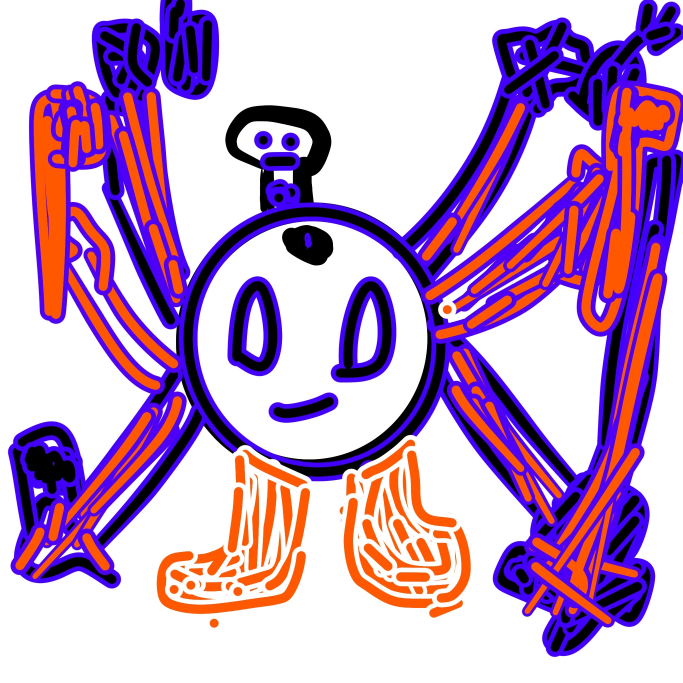
#> input picture Ruogu Painting/1.jpg, 2048 x 2048 px (shown at 1/3 size); its folder holds 4 pictures in this run
$ python fix_missing_cutouts.py
#> lines starting #> are read from the running program, lines starting #| are printed output that depends on the picture
#> in main, image is the input picture: PIL image 2048x2048 RGB; mean R, G, B 193, 157.5, 195.1
from pathlib import Path

from PIL import Image


ROOT = Path(__file__).resolve().parents[1].parent
SRC_DIR = ROOT / "Ruogu Painting"
OUT_DIR = SRC_DIR / "cutouts"
MISSING = (1, 2, 4, 5, 6, 10)
WHITE_THRESHOLD = 238
PAD = 12
MAX_SIDE = 700


def make_transparent(img: Image.Image) -> Image.Image:
    img = img.convert("RGBA")
    pixels = img.load()
    width, height = img.size
#> width = 2048; height = 2048
    for y in range(height):
        for x in range(width):
            red, green, blue, alpha = pixels[x, y]
            if red >= WHITE_THRESHOLD and green >= WHITE_THRESHOLD and blue >= WHITE_THRESHOLD:
                pixels[x, y] = (red, green, blue, 0)
    return img


def crop_alpha(img: Image.Image) -> Image.Image:
    bbox = img.getbbox()
#> bbox = (23, 0, 2048, 1972)
    if not bbox:
        return img
    left, top, right, bottom = bbox
#> left = 23; top = 0; right = 2048; bottom = 1972
    left = max(0, left - PAD)
#> left = 11
    top = max(0, top - PAD)
    right = min(img.width, right + PAD)
    bottom = min(img.height, bottom + PAD)
#> bottom = 1984
    return img.crop((left, top, right, bottom))
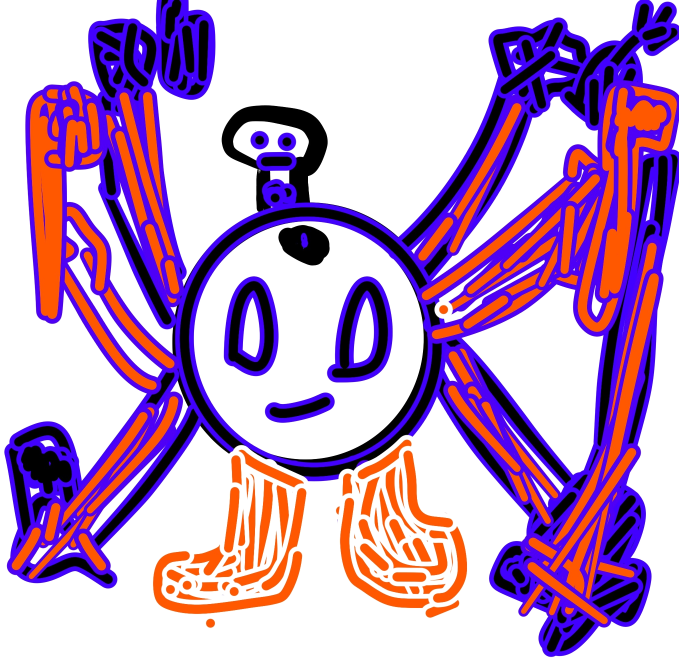
#> returned value: PIL image 2037x1984 RGBA (shown at 1/3 size); mean R, G, B, A 190.6, 153.8, 192.8, 116.5; transparent parts drawn white


def downscale(img: Image.Image) -> Image.Image:
    largest = max(img.size)
#> largest = 2037
    if largest <= MAX_SIDE:
        return img
    scale = MAX_SIDE / largest
#> scale = 0.344
    size = (int(img.width * scale), int(img.height * scale))
#> size = (700, 681)
    return img.resize(size, Image.Resampling.LANCZOS)
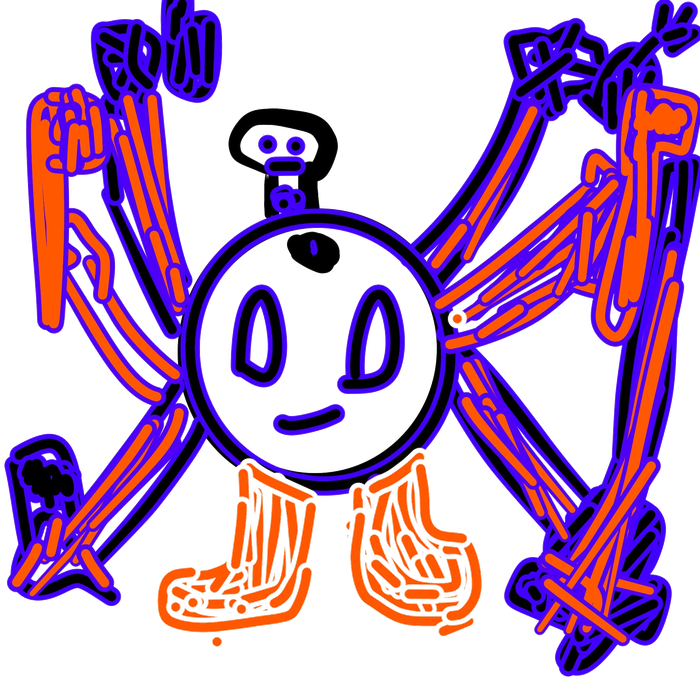
#> returned value: PIL image 700x681 RGBA; mean R, G, B, A 62, 24.3, 65.2, 116.4; transparent parts drawn white


def main() -> None:
    OUT_DIR.mkdir(exist_ok=True)
    made = []
    skipped = []

    for number in MISSING:
        source = SRC_DIR / f"{number}.jpg"
        target = OUT_DIR / f"{number}_cutout.png"
        if target.exists():
            skipped.append(target.name)
            continue
        if not source.exists():
            raise FileNotFoundError(source)

        image = Image.open(source)
        image = make_transparent(image)
        image = crop_alpha(image)
        image = downscale(image)
        image.save(target)
        made.append(f"{target.name} {image.width}x{image.height}")
#> pass 2 of the loop in main, `for number in MISSING:`:
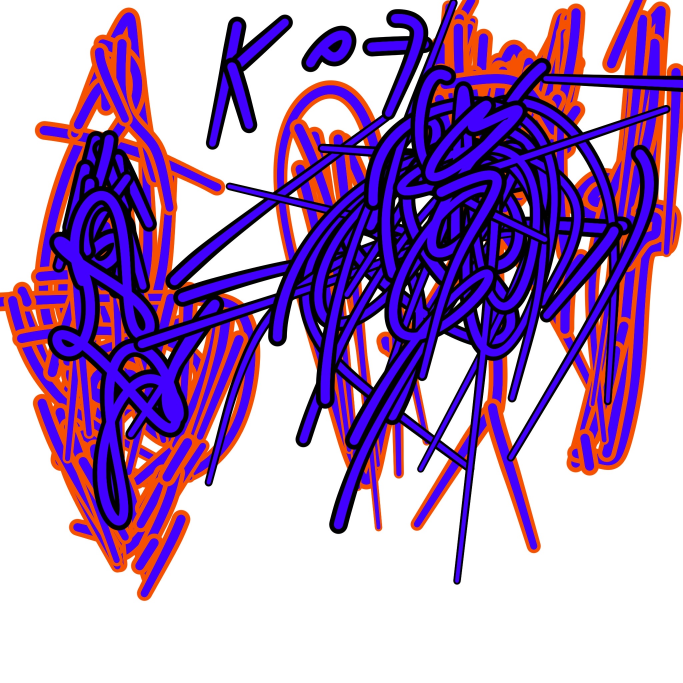
#> input picture Ruogu Painting/2.jpg, 2048 x 2048 px (shown at 1/3 size)
#> in main, image is the input picture: PIL image 2048x2048 RGB; mean R, G, B 174.4, 140.4, 192.4
#> image: PIL image 2048x2048 RGBA
#> bbox = (0, 0, 2048, 1804)
#> in crop_alpha (call 2), `left, top, right, bottom = bbox`: left = 0; bottom = 1804
#> in crop_alpha (call 2), `bottom = min(img.height, bottom + PAD)`: bottom = 1816
#> in crop_alpha (call 2), `return img.crop((left, top, right, bottom))`:
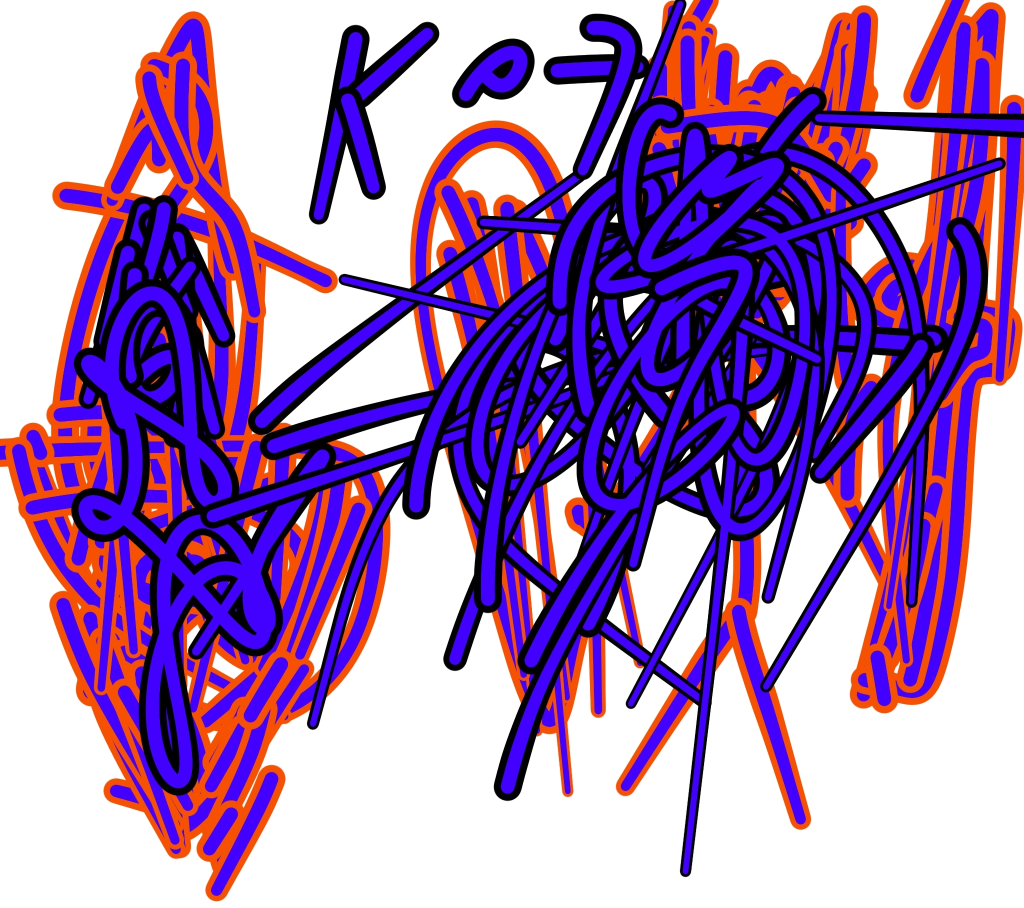
#> returned value: PIL image 2048x1816 RGBA (shown at 1/2 size); mean R, G, B, A 164.1, 125.8, 184.5, 142.8; transparent parts drawn white
#> in downscale (call 2), `return img.resize(size, Image.Resampling.LANCZOS)`:
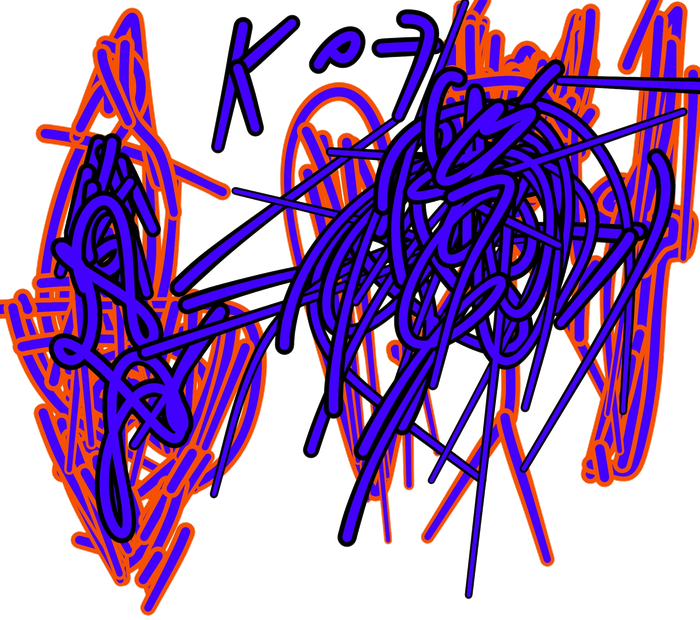
#> returned value: PIL image 700x620 RGBA; mean R, G, B, A 59.3, 20.5, 78.7, 142.7; transparent parts drawn white

    print("made:", ", ".join(made) if made else "none")
    print("skipped:", ", ".join(skipped) if skipped else "none")


if __name__ == "__main__":
#> (the run stopped early here; a loop or call above may not have finished)
